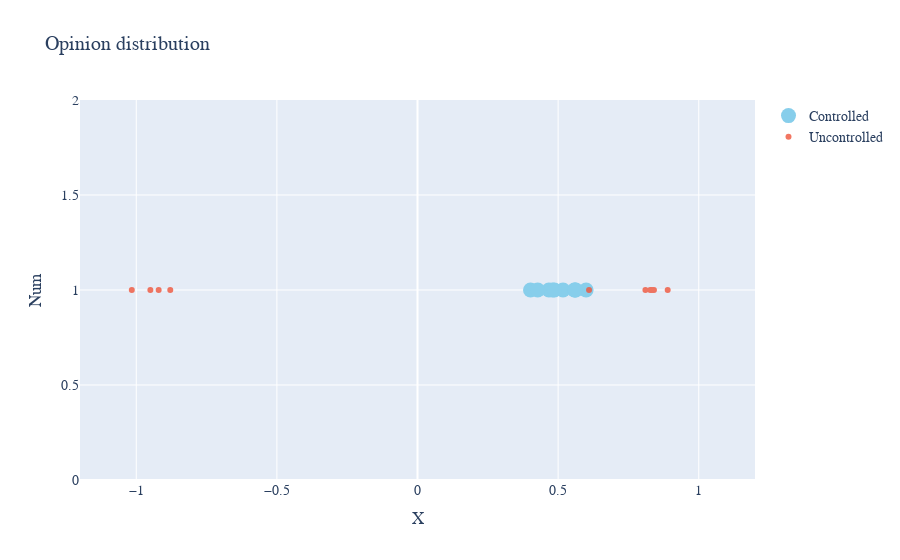

This figure's notebook cell:
### Code cell
fig = make_subplots(rows=1, cols=1)
fig.add_trace(go.Scatter(x=c_xs[:, -1].flatten(), y=np.ones(eq.var_dim-1),
                         mode='markers',
                         name="Controlled", marker=dict(color='SkyBlue', size=15)), row=1, col=1)
fig.add_trace(go.Scatter(x=uc_xs[:, -1].flatten(), y=np.ones(eq.var_dim-1),
                         mode='markers',
                         name="Uncontrolled", opacity=0.8), row=1, col=1)
fig.update_layout(
    title="Opinion distribution",
    xaxis_title="X",
    yaxis_title="Num",
    xaxis_range=[-1.2,1.2],
    font=dict(
        family="Courier New, monospace",
        size=14
    )
)
fig.show()

### Figure 1 — Plotly figure (JSON) as saved in the notebook; plotly's stock layout.template omitted (floating-point values rounded to 4 significant figures)
{"data": [{"marker": {"color": "SkyBlue", "size": 15}, "mode": "markers", "name": "Controlled", "type": "scatter", "x": [0.4803, 0.4672, 0.5174, 0.4018, 0.5625, 0.558, 0.5994, 0.4867, 0.4274, 0.5601], "xaxis": "x", "y": [1, 1, 1, 1, 1, 1, 1, 1, 1, 1], "yaxis": "y"}, {"mode": "markers", "name": "Uncontrolled", "opacity": 0.8, "type": "scatter", "x": [-0.9203, -1.016, -0.879, -0.9498, 0.6099, 0.8332, 0.8104, 0.8896, 0.8274, 0.8407], "xaxis": "x", "y": [1, 1, 1, 1, 1, 1, 1, 1, 1, 1], "yaxis": "y"}], "layout": {"font": {"family": "Courier New, monospace", "size": 14}, "title": {"text": "Opinion distribution"}, "xaxis": {"anchor": "y", "domain": [0, 1], "range": [-1.2, 1.2], "title": {"text": "X"}}, "yaxis": {"anchor": "x", "domain": [0, 1], "title": {"text": "Num"}}}}
